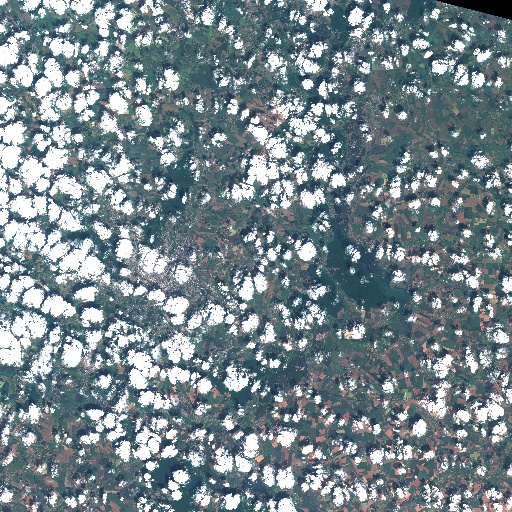
#> input picture Sentinel_image_matching/data/T36UYA_20190621T083609_TCI.jpg, 512 x 512 px
$ jupyter execute --allow-errors demo_image_matching.ipynb   (shell and % lines are left out)
#> lines starting #> are read from the running program, lines starting #| are printed output that depends on the picture
### Sentinel_image_matching/models_training.py
import cv2
import torch
from SuperGluePretrainedNetwork.models.matching import Matching
from SuperGluePretrainedNetwork.models.utils import frame2tensor


# Class to perform SIFT (Scale-Invariant Feature Transform) matching
class SIFTMatcher:
    def __init__(self):
        # Create a SIFT detector
        self.sift = cv2.SIFT_create()

    def detect_and_compute(self, image):
        # Detect keypoints and compute descriptors from the input image
        kp, des = self.sift.detectAndCompute(image, None)
        return kp, des


# Class to perform ORB (Oriented FAST and Rotated BRIEF) matching
class ORBMatcher:
    def __init__(self):
        # Create an ORB detector
        self.orb = cv2.ORB_create()

    def detect_and_compute(self, image):
        # Detect keypoints and compute descriptors from the input image
        kp, des = self.orb.detectAndCompute(image, None)
        return kp, des


# Class to perform matching using the SuperGlue algorithm
class SuperGlueMatcher:
    def __init__(self):
        # Configuration for SuperPoint and SuperGlue models
        config = {
            'superpoint': {
                'nms_radius': 4,  # Non-maximum suppression radius
                'keypoint_threshold': 0.0005,  # Threshold for keypoint detection
                'max_keypoints': -1  # Maximum number of keypoints (-1 means unlimited)
            },
            'superglue': {
                'weights': 'outdoor',  # Use pre-trained weights for outdoor scenes
                'sinkhorn_iterations': 20,  # Number of Sinkhorn iterations for matching
                'match_threshold': 0.2,  # Threshold for accepting matches
            }
        }
        # Initialize the SuperGlue matching model
        self.matching = Matching(config).eval()

    # [14 lines left out: function detect_and_match, not called in this run]


# Factory class to create matchers based on the specified method
class MatcherFactory:
    @staticmethod
    def create_matcher(method):
        # Create and return the appropriate matcher based on the method name
        if method == 'SIFT':
            return SIFTMatcher()
        elif method == 'ORB':
            return ORBMatcher()
        elif method == 'SuperGlue':
            return SuperGlueMatcher()
        else:
            # Raise an error if the method is unsupported
            raise ValueError("Unsupported method. Please choose from 'SIFT', 'ORB', 'SuperGlue'.")

### Sentinel_image_matching/demo_image_matching.ipynb
[cell 1]
import cv2
from matplotlib import pyplot as plt
from models_training import MatcherFactory

[cell 2]
def draw_matches(image1, kp1, des1, image2, kp2, des2, good_matches=None, title=None):
    bad_matches = []

    if good_matches is None:
        bf = cv2.BFMatcher()
        matches = bf.knnMatch(des1, des2, k=2)

        good_matches = [[m] for m, n in matches if m.distance < 0.6 * n.distance]
        bad_matches = [[m] for m, n in matches if m.distance >= 0.6 * n.distance]

    img_correct_matches = cv2.drawMatchesKnn(image1, kp1, image2, kp2, good_matches, None, flags=2, matchColor=(0, 255, 0))
    img_incorrect_matches = cv2.drawMatchesKnn(image1, kp1, image2, kp2, bad_matches[:100], None, flags=2, matchColor=(255, 0, 0))
    combined_img = cv2.addWeighted(img_correct_matches, 0.5, img_incorrect_matches, 0.5, 0)

    plt.imshow(cv2.cvtColor(combined_img, cv2.COLOR_BGR2RGB))
    plt.title(title or 'Matches')
    plt.axis('off')
    plt.show()

[cell 3]
def process_images(image1, image2, method_name):
    matcher = MatcherFactory.create_matcher(method_name)
    kp1, des1 = matcher.detect_and_compute(image1)
    kp2, des2 = matcher.detect_and_compute(image2)

    draw_matches(image1, kp1, des1, image2, kp2, des2, title=method_name)

[cell 4]
img1_path = 'data/T36UYA_20190621T083609_TCI.jpg'
img2_path = 'data/T36UYA_20190626T083601_TCI.jpg'

[cell 5]
image1 = cv2.imread(img1_path, cv2.IMREAD_GRAYSCALE)
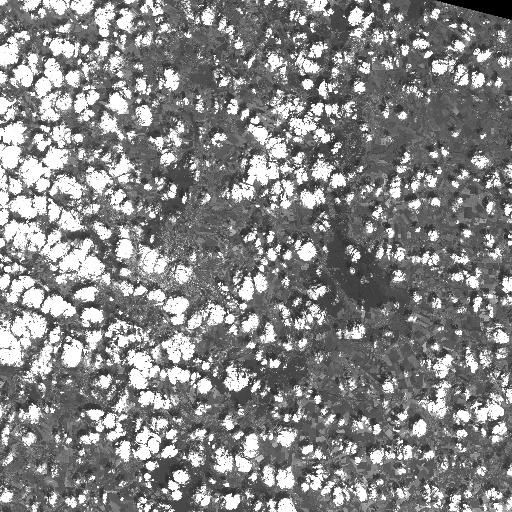
#> image1: shape (512, 512); min 0, max 255, mean 131.5
image2 = cv2.imread(img2_path, cv2.IMREAD_GRAYSCALE)
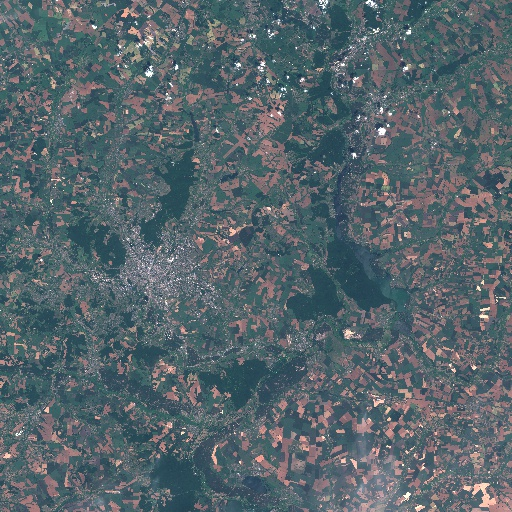
#> input picture Sentinel_image_matching/data/T36UYA_20190626T083601_TCI.jpg, 512 x 512 px
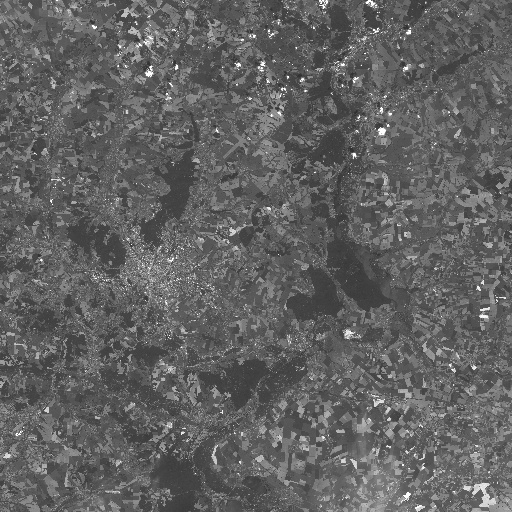
#> image2: shape (512, 512); min 44, max 255, mean 97.5

## SIFT

[cell 6]
process_images(image1, image2, 'SIFT')
#> in detect_and_compute, `kp, des = self.sift.detectAndCompute(image, None)`: kp = 4638 keypoints; strongest (x, y, size): (63, 42, 2), (307, 84, 6.5), (120, 313, 2.4), (65, 435, 2)
#> in process_images, `kp1, des1 = matcher.detect_and_compute(image1)`: kp1 has the same summary as kp in detect_and_compute
#> in detect_and_compute (call 2), `kp, des = self.sift.detectAndCompute(image, None)`: kp = 3259 keypoints; strongest (x, y, size): (354, 155, 2.8), (176, 67, 2.6), (409, 32, 3.2), (382, 131, 4.8)
#> in process_images, `kp2, des2 = matcher.detect_and_compute(image2)`: kp2 has the same summary as kp in detect_and_compute
#> in draw_matches, `matches = bf.knnMatch(des1, des2, k=2)`: matches = 4638 matches
#> in draw_matches, `good_matches = [[m] for m, n in matches if m.distance < 0.6 * n.distan..`: good_matches = 23 matches
#> in draw_matches, `bad_matches = [[m] for m, n in matches if m.distance >= 0.6 * n.distan..`: bad_matches = 4615 matches
#> in draw_matches, `img_correct_matches = cv2.drawMatchesKnn(image1, kp1, image2, kp2, goo..`:
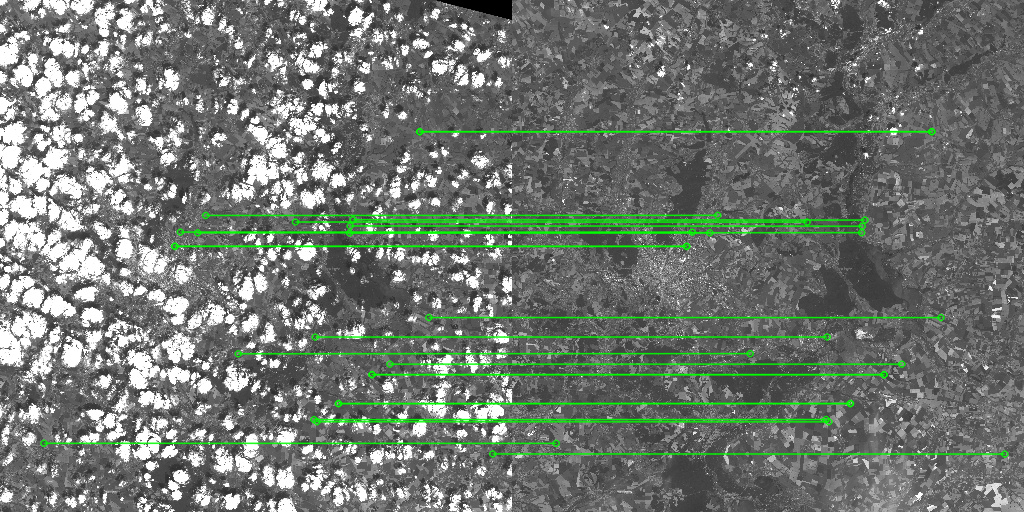
#> img_correct_matches: shape (512, 1024, 3); mean of channels 0, 1, 2 111.7, 118.7, 111.7; drawn as B, G, R
#> in draw_matches, `img_incorrect_matches = cv2.drawMatchesKnn(image1, kp1, image2, kp2, b..`:
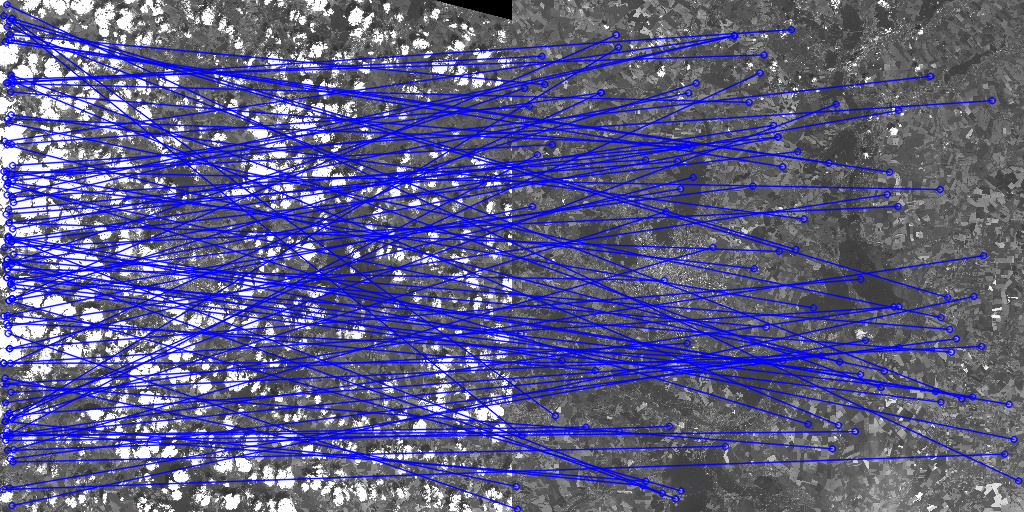
#> img_incorrect_matches: shape (512, 1024, 3); mean of channels 0, 1, 2 139.1, 92.6, 92.6; drawn as B, G, R
#> in draw_matches, `combined_img = cv2.addWeighted(img_correct_matches, 0.5, img_incorrect..`:
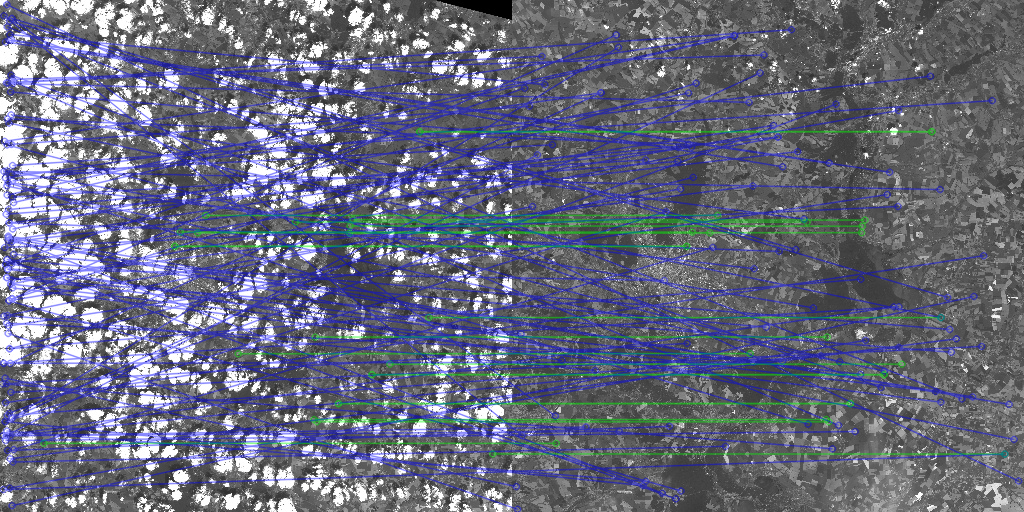
#> combined_img: shape (512, 1024, 3); mean of channels 0, 1, 2 125.4, 105.6, 102.1; drawn as B, G, R

## ORB

[cell 7]
process_images(image1, image2, 'ORB')
#> in detect_and_compute, `kp, des = self.orb.detectAndCompute(image, None)`: kp = 500 keypoints; strongest (x, y, size): (479, 406, 31), (49, 202, 31), (141, 392, 31), (313, 105, 31)
#> in process_images (call 2), `kp1, des1 = matcher.detect_and_compute(image1)`: kp1 has the same summary as kp in detect_and_compute
#> in detect_and_compute (call 2), `kp, des = self.orb.detectAndCompute(image, None)`: kp = 500 keypoints; strongest (x, y, size): (409, 32, 31), (176, 66, 31), (354, 153, 31), (353, 156, 31)
#> in process_images (call 2), `kp2, des2 = matcher.detect_and_compute(image2)`: kp2 has the same summary as kp in detect_and_compute
#> call 2 of draw_matches, with title = 'ORB'
#> in draw_matches (call 2), `matches = bf.knnMatch(des1, des2, k=2)`: matches = 500 matches
#> in draw_matches (call 2), `good_matches = [[m] for m, n in matches if m.distance < 0.6 * n.distan..`: good_matches = []
#> in draw_matches (call 2), `bad_matches = [[m] for m, n in matches if m.distance >= 0.6 * n.distan..`: bad_matches = 500 matches
#> in draw_matches (call 2), `img_correct_matches = cv2.drawMatchesKnn(image1, kp1, image2, kp2, goo..`:
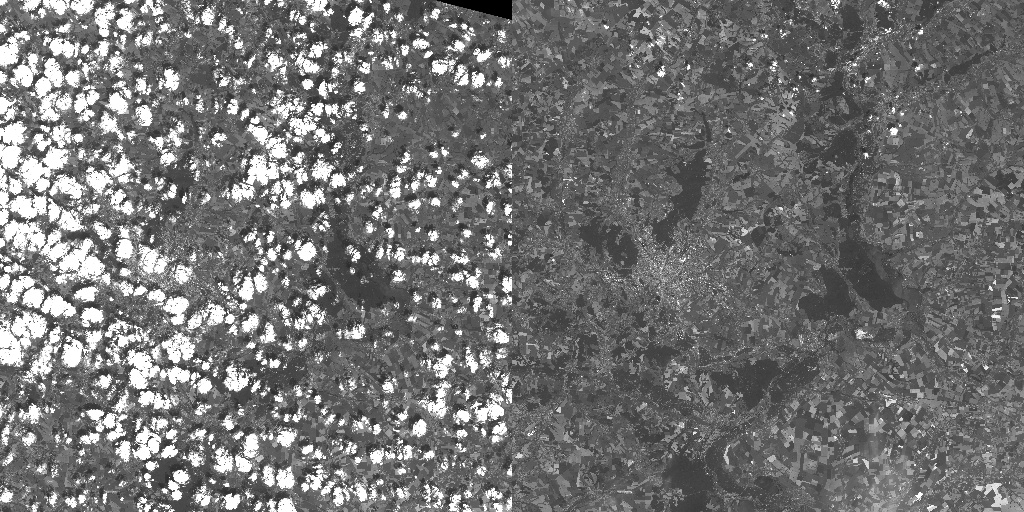
#> img_correct_matches: shape (512, 1024, 3); min 0, max 255, mean 114.5
#> in draw_matches (call 2), `img_incorrect_matches = cv2.drawMatchesKnn(image1, kp1, image2, kp2, b..`:
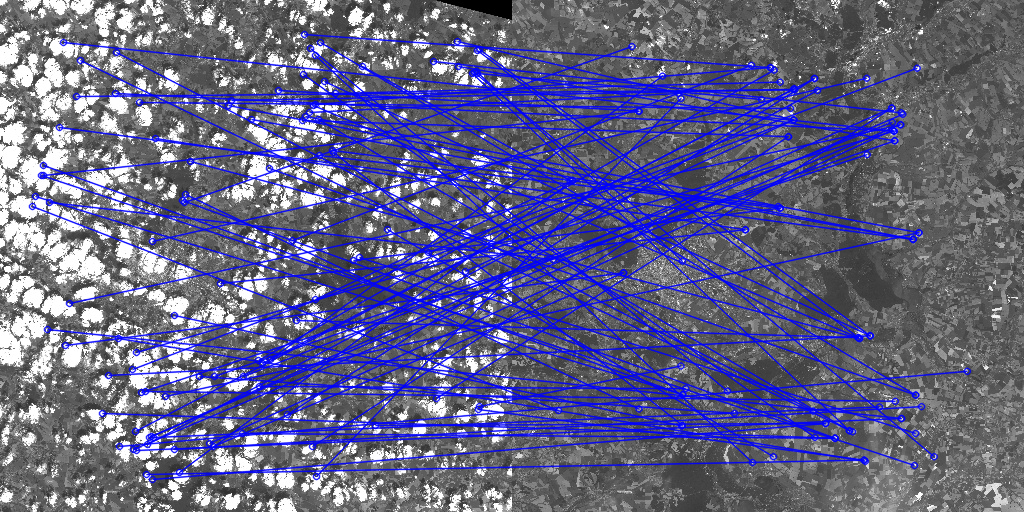
#> img_incorrect_matches: shape (512, 1024, 3); mean of channels 0, 1, 2 134.8, 99.1, 99.1; drawn as B, G, R
#> in draw_matches (call 2), `combined_img = cv2.addWeighted(img_correct_matches, 0.5, img_incorrect..`:
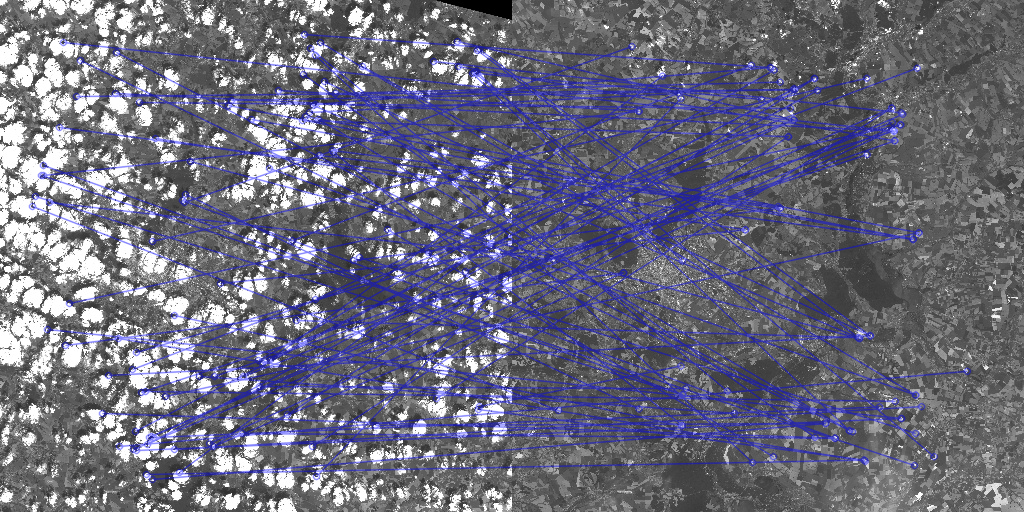
#> combined_img: shape (512, 1024, 3); mean of channels 0, 1, 2 124.7, 106.8, 106.8; drawn as B, G, R

## SuperGlue

#> (a cell that did not finish here is left out)
